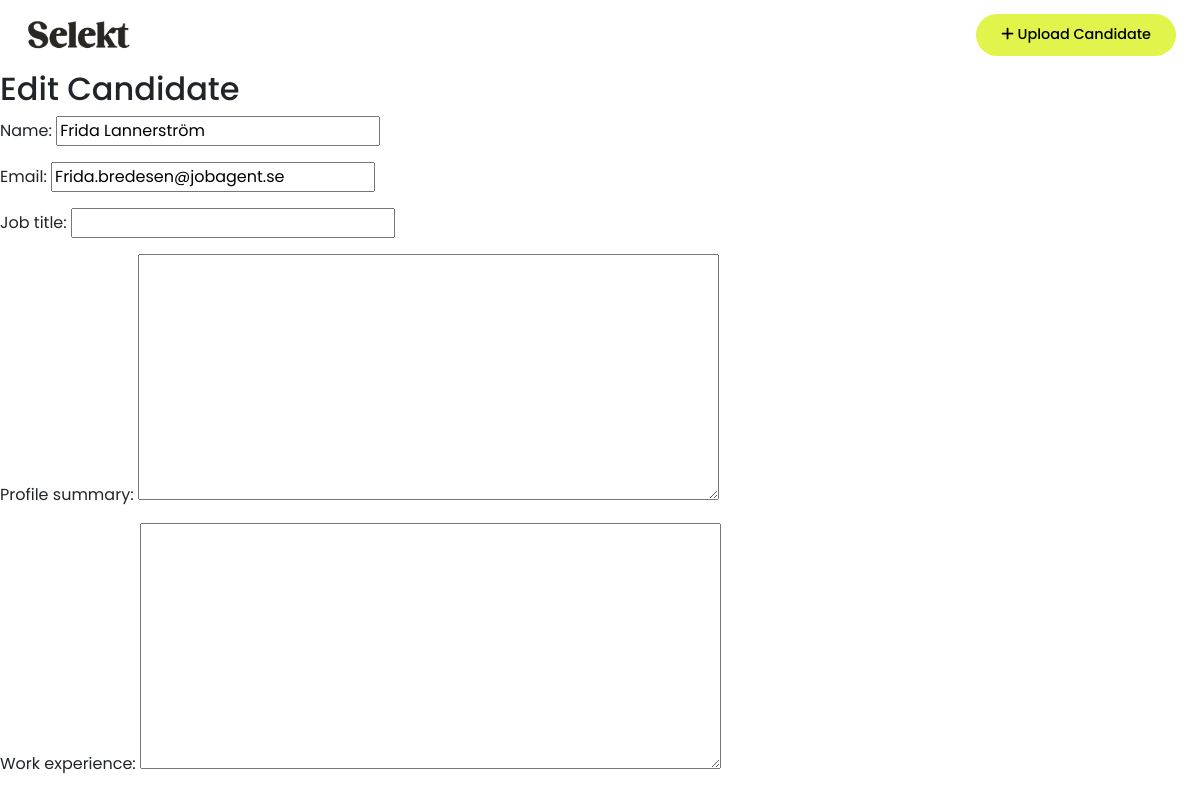
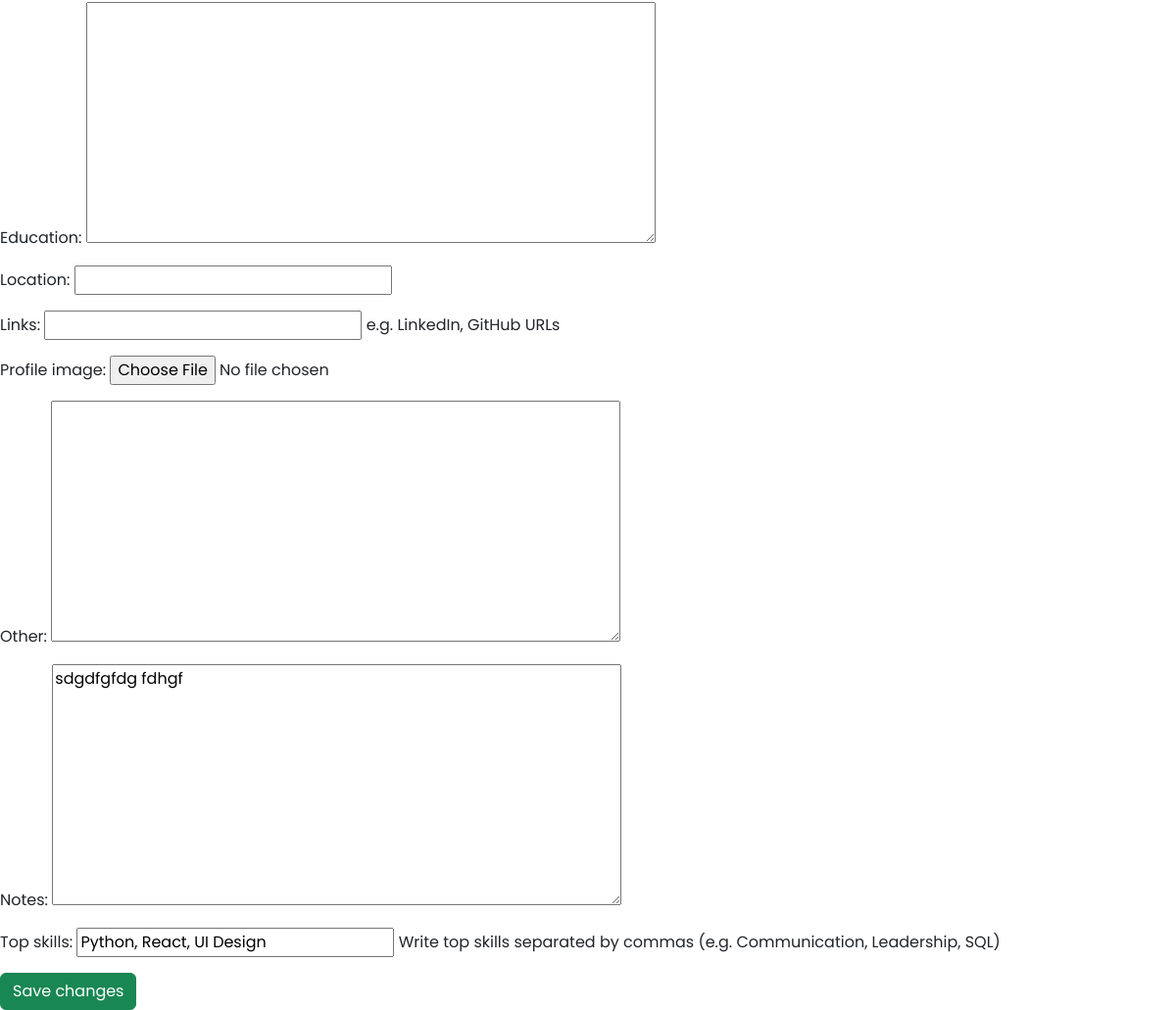
The app's page /candidates/5/edit/ (signed in) with its own data (2 pictures, top to bottom).
### candidates/models.py (models this page shows, shortened)
class Candidate(models.Model):
    user = models.ForeignKey(User, on_delete=models.CASCADE)
    name = models.CharField(max_length=100)
    email = models.EmailField()
    job_title = models.CharField(max_length=100, blank=True)
    profile_summary = models.TextField(blank=True)
    work_experience = models.TextField(blank=True)
    education = models.TextField(blank=True)
    location = models.CharField(max_length=100, blank=True)
    links = models.CharField(max_length=255, blank=True, help_text="e.g. LinkedIn, GitHub URLs")
    profile_image = models.ImageField(upload_to='profile_images/', blank=True, null=True)
    other = models.TextField(blank=True)
    notes = models.TextField(blank=True)
    top_skills = models.CharField(
        max_length=255,
        blank=True,
        help_text="Write top skills separated by commas (e.g. Communication, Leadership, SQL)"
    )
    uploaded_at = models.DateTimeField(auto_now_add=True)

### candidates/views.py (the view, shortened to what this page needs)
# urls.py: path('<int:pk>/edit/', views.CandidateUpdateView.as_view(), name='candidate_edit'),  # Redigera kandidat
class CandidateUpdateView(UpdateView):
    model = Candidate
    fields = [
            'name', 'email', 'job_title', 'profile_summary',
            'work_experience', 'education', 'location', 'links',
            'profile_image', 'other', 'notes', 'top_skills'
        ]
    template_name = 'candidate-form.html'
    def get_object(self, queryset=None):
        obj = super().get_object(queryset)
        if obj.user != self.request.user:
            raise Http404("This candidate does not belong to you.")
        return obj

### templates/candidate-form.html (shortened to what this page needs)
{% extends 'base.html' %}
{% block content %}
  <h2>Edit Candidate</h2>
  <form method="post">
    {{ form.as_p }}
    <button type="submit" class="btn btn-success">Save changes</button>
  </form>
{% endblock %}

### static/css/style.css (style rules this page uses)
body, .index-body, .auth-body { font-family: 'Poppins', sans-serif; }

### records on screen
Candidate: name "Frida Lannerström", email "Frida.bredesen@jobagent.se", notes "sdgdfgfdg fdhgf", top_skills "Python, React, UI Design"
